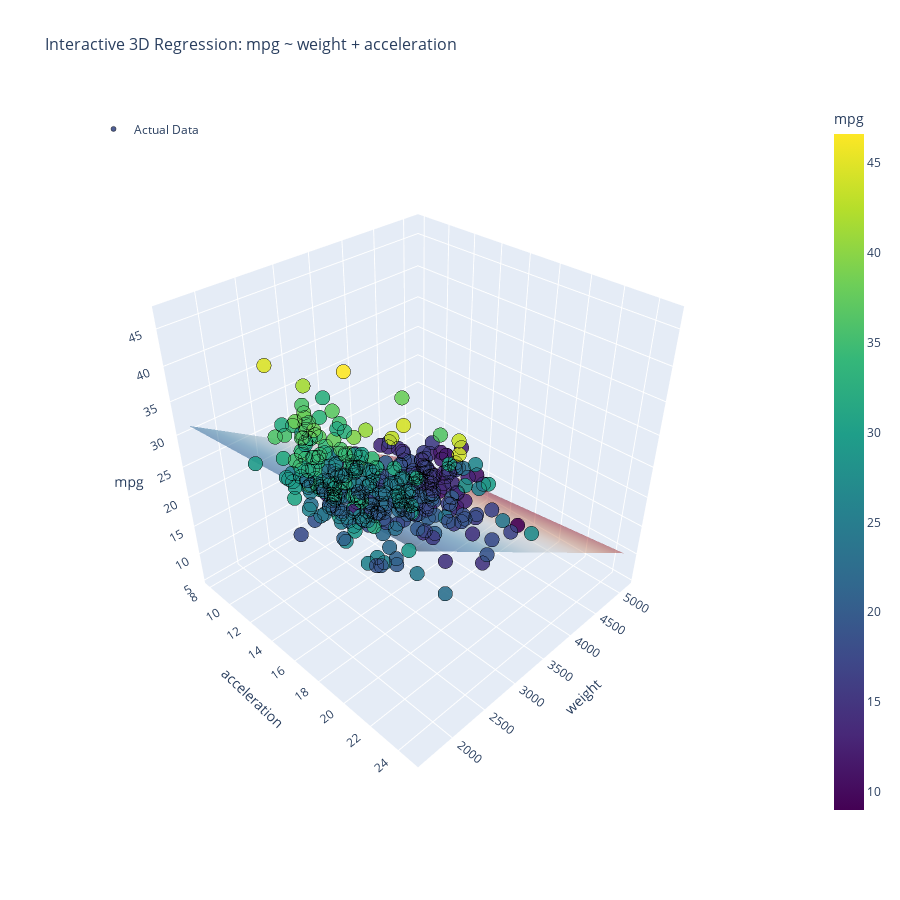

Notebook code for this chart:
### Markdown cell above
## Using matrix formulation to fit a multiple linear regression model

In the following, we will consider more independent variables, from `weight`, `displacement`, `horsepower`, and `acceleration`,
to fit a multiple linear regression model to predict the dependent variable `mpg`.

### Code cell
# Let's first consider 2 independent variables: `weight` and `acceleration`, and
# visualize the fitted plane in the 3D space.

# Interactive 3D Visualization using Plotly
import plotly.graph_objects as go
import plotly.express as px
from plotly.subplots import make_subplots

def interactive_3d_regression(
    data: pd.DataFrame,
    dependent_variable: str,
    independent_variables: List[str],
    betas: np.ndarray
) -> None:
    """Creates an interactive 3D visualization of the regression model."""
    assert len(independent_variables) == 2, "Only 2 independent variables are supported for 3D visualization"
    # Extract data
    X1 = data[independent_variables[0]].values
    X2 = data[independent_variables[1]].values
    y = data[dependent_variable].values

    # Create mesh grid for the surface
    X1_range = np.linspace(X1.min(), X1.max(), 50)
    X2_range = np.linspace(X2.min(), X2.max(), 50)
    X1_mesh, X2_mesh = np.meshgrid(X1_range, X2_range)
    y_mesh = betas[0] + betas[1] * X1_mesh + betas[2] * X2_mesh
    y_pred = betas[0] + betas[1] * X1 + betas[2] * X2

    # Create the figure
    fig = go.Figure()

    # Add the regression plane
    fig.add_trace(go.Surface(
        x=X1_mesh,
        y=X2_mesh,
        z=y_mesh,
        colorscale="RdBu",
        opacity=0.5,
        name="Regression Plane",
        showscale=False,
    ))

    # Add the actual data points
    fig.add_trace(go.Scatter3d(
        x=X1,
        y=X2,
        z=y,
        mode="markers",
        marker=dict(
            size=5,
            color=y,
            colorscale="Viridis",
            showscale=True,
            colorbar=dict(title=dependent_variable, x=1.1),
            line=dict(color="black", width=0.5)
        ),
        name="Actual Data",
        opacity=0.9,
        customdata=y_pred,
        hovertemplate="<b>Details</b><br>" +
                     f"{independent_variables[0]}: %{{x:.2f}}<br>" +
                     f"{independent_variables[1]}: %{{y:.2f}}<br>" +
                     f"Actual {dependent_variable}: %{{z:.2f}}<br>" +
                     f"Predicted {dependent_variable}: %{{customdata:.2f}}<extra></extra>"
    ))


    # Update layout
    fig.update_layout(
        title=dict(
            text=f"Interactive 3D Regression: {dependent_variable} ~ {independent_variables[0]} + {independent_variables[1]}",
            font=dict(size=16)
        ),
        scene=dict(
            xaxis_title=independent_variables[0],
            yaxis_title=independent_variables[1],
            zaxis_title=dependent_variable,
            xaxis=dict(autorange="reversed" if X1[0] > X1[-1] else True),
            camera=dict(eye=dict(x=1.5, y=1.5, z=1.5))
        ),
        autosize=True,
        width=None,  # Let Jupyter determine width
        height=900,
        showlegend=True,
        legend=dict(x=0.02, y=0.98),
        hovermode="closest"
    )

    fig.show()


betas =linear_regression_matrix(
    data=data,
    dependent_variable="mpg",
    independent_variables=["weight", "acceleration"],
)

# Create the interactive visualization
interactive_3d_regression(
    data=data,
    dependent_variable="mpg",
    independent_variables=["weight", "acceleration"],
    betas=betas
)

### Figure 1 — Plotly figure (JSON) as saved in the notebook; plotly's stock layout.template omitted (floating-point values rounded to 4 significant figures; data arrays with more than 128 entries replaced by an {"elided": "..."} marker saying what was removed)
{"data": [{"colorscale": [[0, "rgb(103,0,31)"], [0.1, "rgb(178,24,43)"], [0.2, "rgb(214,96,77)"], [0.3, "rgb(244,165,130)"], [0.4, "rgb(253,219,199)"], [0.5, "rgb(247,247,247)"], [0.6, "rgb(209,229,240)"], [0.7, "rgb(146,197,222)"], [0.8, "rgb(67,147,195)"], [0.9, "rgb(33,102,172)"], [1, "rgb(5,48,97)"]], "name": "Regression Plane", "opacity": 0.5, "showscale": false, "type": "surface", "x": {"elided": "50x50 float values"}, "y": {"elided": "50x50 float values"}, "z": {"elided": "50x50 float values"}}, {"customdata": {"elided": "392 float values"}, "hovertemplate": "<b>Details</b><br>weight: %{x:.2f}<br>acceleration: %{y:.2f}<br>Actual mpg: %{z:.2f}<br>Predicted mpg: %{customdata:.2f}<extra></extra>", "marker": {"color": {"elided": "392 float values"}, "colorbar": {"title": {"text": "mpg"}, "x": 1.1}, "colorscale": [[0, "#440154"], [0.1111, "#482878"], [0.2222, "#3e4989"], [0.3333, "#31688e"], [0.4444, "#26828e"], [0.5556, "#1f9e89"], [0.6667, "#35b779"], [0.7778, "#6ece58"], [0.8889, "#b5de2b"], [1, "#fde725"]], "line": {"color": "black", "width": 0.5}, "showscale": true, "size": 5}, "mode": "markers", "name": "Actual Data", "opacity": 0.9, "type": "scatter3d", "x": {"elided": "392 float values"}, "y": {"elided": "392 float values"}, "z": {"elided": "392 float values"}}], "layout": {"autosize": true, "height": 900, "hovermode": "closest", "legend": {"x": 0.02, "y": 0.98}, "scene": {"camera": {"eye": {"x": 1.5, "y": 1.5, "z": 1.5}}, "xaxis": {"autorange": "reversed", "title": {"text": "weight"}}, "yaxis": {"title": {"text": "acceleration"}}, "zaxis": {"title": {"text": "mpg"}}}, "showlegend": true, "title": {"font": {"size": 16}, "text": "Interactive 3D Regression: mpg ~ weight + acceleration"}}}
